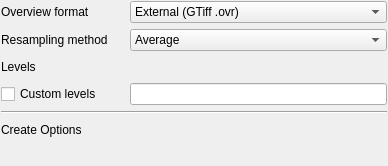
<?xml version="1.0" encoding="UTF-8"?>
<ui version="4.0">
 <class>RasterPyramidsOptionsWidgetBase</class>
 <widget class="QWidget" name="RasterPyramidsOptionsWidgetBase">
  <property name="geometry">
   <rect>
    <x>0</x>
    <y>0</y>
    <width>388</width>
    <height>166</height>
   </rect>
  </property>
  <property name="windowTitle">
   <string>Form</string>
  </property>
  <layout class="QGridLayout" name="gridLayout">
   <property name="leftMargin">
    <number>1</number>
   </property>
   <property name="topMargin">
    <number>1</number>
   </property>
   <property name="rightMargin">
    <number>1</number>
   </property>
   <property name="bottomMargin">
    <number>1</number>
   </property>
   <item row="4" column="2">
    <widget class="QLineEdit" name="lePyramidsLevels">
     <property name="toolTip">
      <string>Insert positive integer values separated by spaces</string>
     </property>
    </widget>
   </item>
   <item row="3" column="2">
    <layout class="QHBoxLayout" name="layoutPyramidsLevels"/>
   </item>
   <item row="1" column="2">
    <widget class="QComboBox" name="cbxPyramidsFormat">
     <property name="sizePolicy">
      <sizepolicy hsizetype="Expanding" vsizetype="Fixed">
       <horstretch>0</horstretch>
       <verstretch>0</verstretch>
      </sizepolicy>
     </property>
     <item>
      <property name="text">
       <string>External (GTiff .ovr)</string>
      </property>
     </item>
     <item>
      <property name="text">
       <string>Internal (if possible)</string>
      </property>
     </item>
     <item>
      <property name="text">
       <string>External (Erdas Imagine .aux)</string>
      </property>
     </item>
    </widget>
   </item>
   <item row="3" column="0">
    <widget class="QLabel" name="label_5">
     <property name="text">
      <string>Levels</string>
     </property>
    </widget>
   </item>
   <item row="8" column="0" colspan="3">
    <widget class="QLabel" name="label_4">
     <property name="text">
      <string>Create Options</string>
     </property>
    </widget>
   </item>
   <item row="4" column="1">
    <spacer name="horizontalSpacer">
     <property name="orientation">
      <enum>Qt::Horizontal</enum>
     </property>
     <property name="sizeType">
      <enum>QSizePolicy::Fixed</enum>
     </property>
     <property name="sizeHint" stdset="0">
      <size>
       <width>10</width>
       <height>20</height>
      </size>
     </property>
    </spacer>
   </item>
   <item row="2" column="0">
    <widget class="QLabel" name="textLabel4_2">
     <property name="text">
      <string>Resampling method</string>
     </property>
    </widget>
   </item>
   <item row="2" column="2">
    <widget class="QComboBox" name="cboResamplingMethod">
     <item>
      <property name="text">
       <string>Average</string>
      </property>
     </item>
     <item>
      <property name="text">
       <string>Nearest Neighbour</string>
      </property>
     </item>
    </widget>
   </item>
   <item row="4" column="0">
    <widget class="QCheckBox" name="cbxPyramidsLevelsCustom">
     <property name="text">
      <string>Custom levels</string>
     </property>
    </widget>
   </item>
   <item row="7" column="0" colspan="3">
    <widget class="Line" name="line">
     <property name="orientation">
      <enum>Qt::Horizontal</enum>
     </property>
    </widget>
   </item>
   <item row="9" column="0" colspan="3">
    <widget class="QgsRasterFormatSaveOptionsWidget" name="mSaveOptionsWidget" native="true"/>
   </item>
   <item row="1" column="0">
    <widget class="QLabel" name="label_2">
     <property name="text">
      <string>Overview format</string>
     </property>
    </widget>
   </item>
  </layout>
 </widget>
 <customwidgets>
  <customwidget>
   <class>QgsRasterFormatSaveOptionsWidget</class>
   <extends>QWidget</extends>
   <header>qgsrasterformatsaveoptionswidget.h</header>
   <container>1</container>
  </customwidget>
 </customwidgets>
 <tabstops>
  <tabstop>cbxPyramidsFormat</tabstop>
  <tabstop>cboResamplingMethod</tabstop>
  <tabstop>cbxPyramidsLevelsCustom</tabstop>
  <tabstop>lePyramidsLevels</tabstop>
 </tabstops>
 <resources/>
 <connections/>
</ui>
